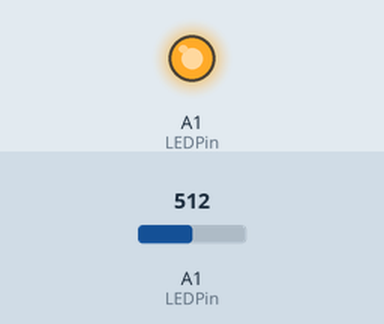
The sketch below on a simulated Arduino Uno, built with avr-gcc and run on an emulated ATmega328P. On the bench: output pins drawn as LEDs (lit = HIGH). Inputs (shaded band) come from the test bench; at power-on: A1 (LEDPin) = 512. What the sketch prints to the serial monitor is not drawn.

Above: at 0.1 s.
Timing chart, 0 to 1.6 s (numbered marks = the images above):
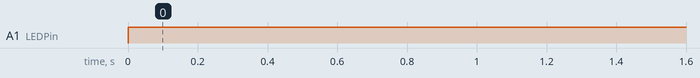

Measured:
- by itself, A1 (LEDPin): LOW → HIGH at 0.00 s

The sketch:

tutorial_02_LED.ino
```cpp
int LEDPin = 15;

void setup()
{
    Serial.begin(9600);
    pinMode(LEDPin, OUTPUT);
    digitalWrite(LEDPin, LOW);
}

void loop()
{
    int sensor = A1;
    int analogueReading = analogRead(sensor);
    float conversion = (analogueReading * 3.3) / 4095; // use conversion formula

    Serial.print("analogue reading is ");
    Serial.print(analogueReading);

    Serial.println();

    Serial.print("converted reading is ");
    Serial.print(conversion);

    if (analogueReading < 1500)
    {
        digitalWrite(LEDPin, HIGH);
    }
    else
    {
        digitalWrite(LEDPin, LOW);
    }

    delay(1000);    // led will blink on and off in 1 sec intervals
}
```
